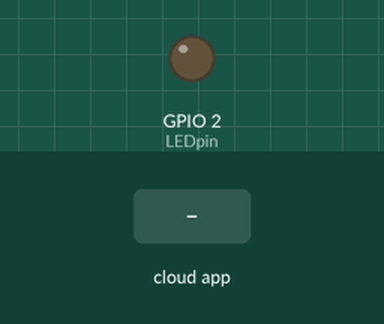
Simulated run of this sketch. Board: ESP32. Parts: output pins drawn as LEDs (lit = HIGH). Inputs (shaded band) come from the test bench. WiFi joins after 1.5 s; servers stay silent unless stated; random numbers use the default seed unless the sketch sets one; no MQTT or app messages arrive unless stated; what the sketch prints to the serial monitor is not drawn.

Above: at 5.7 s.
5.8 s: the phone or cloud app sets Mytext to ON
At 7.0 s:
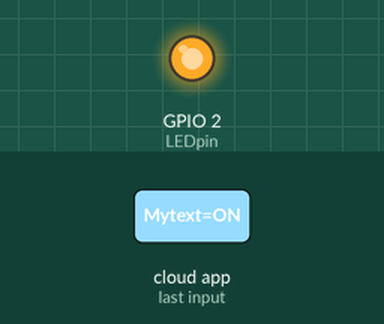
8.0 s: the phone or cloud app sets Mytext to OFF
At 8.6 s:
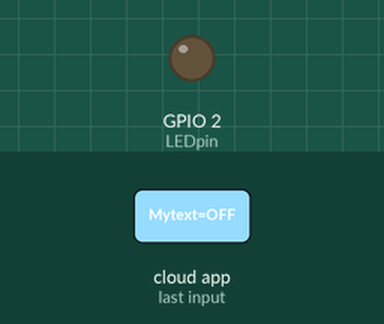
Timing chart, 0 to 11.0 s (numbered marks = the images above; inputs shaded):
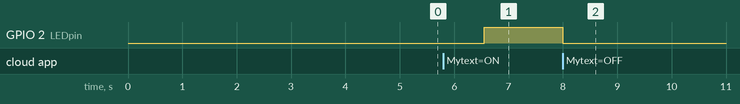

The sketch:

ESP32_MQTT_PubSub.ino
```cpp
#include "Adafruit_MQTT.h"
#include "Adafruit_MQTT_Client.h"
#include <WiFi.h>

#define AIO_SERVER      "io.adafruit.com"
#define AIO_SERVERPORT  1883
#define AIO_USERNAME  "akshaynakoriya"
#define AIO_KEY  "aio_UkFT89xPIrx0mVnGGHF78F9F0xYL"
WiFiClient client;

Adafruit_MQTT_Client mqtt(&client, AIO_SERVER, AIO_SERVERPORT, AIO_USERNAME, AIO_KEY);

int  i;
uint8_t LEDpin =2;
boolean MQTT_connect();

boolean MQTT_connect() {  int8_t ret; if (mqtt.connected()) {    return true; }  uint8_t retries = 3;  while ((ret = mqtt.connect()) != 0) { mqtt.disconnect(); delay(2000);  retries--;if (retries == 0) { return false; }} return true;}

Adafruit_MQTT_Publish myfeed = Adafruit_MQTT_Publish(&mqtt, AIO_USERNAME "/feeds/switch");
Adafruit_MQTT_Subscribe switch1 = Adafruit_MQTT_Subscribe(&mqtt, AIO_USERNAME "/feeds/Mytext");
void setup()
{
i = 0;
pinMode(LEDpin,OUTPUT);
Serial.begin(115200);

  WiFi.disconnect();
  delay(3000);
  Serial.println("START");
  WiFi.begin("akshay","8805750422");
  while ((!(WiFi.status() == WL_CONNECTED))){
    delay(300);
    Serial.print("..");

  }
  Serial.println("Connected");
  Serial.println("Your IP is");
  Serial.println((WiFi.localIP()));
  mqtt.subscribe(&switch1);
}


void loop()
{

    i = (random(100,200));
    if (MQTT_connect()) {
      if (myfeed.publish(i)) {
        Serial.println("Random Data sent");
        Serial.println(i);

      } else {
        Serial.println("Problem to Send Random Number");

      }

    } else {
      Serial.println("Problem to Connect to site");

    }
    delay(2000);


    if (MQTT_connect()) {
      Serial.println("Subscribe Event");
      Adafruit_MQTT_Subscribe *customswitch;
      while ((customswitch = mqtt.readSubscription(5000))) {
        if (customswitch == &switch1) {
          Serial.println("Inside Button");
          Serial.println(((char *)switch1.lastread));

          if (!strcmp((char*) switch1.lastread, "ON"))
          {
          Serial.println("Data Received : ON ");
          digitalWrite(LEDpin,HIGH);

          }
          else if(!strcmp((char*) switch1.lastread, "OFF"))
          {
          Serial.println("Data Received : OFF ");
          digitalWrite(LEDpin,LOW);

          }
        }

      }

    }

}
```

Measured:
- after the input at 5.8 s, GPIO 2 (LEDpin): LOW → HIGH after 0.75 s
- after the input at 8.0 s, GPIO 2 (LEDpin): HIGH → LOW at once
